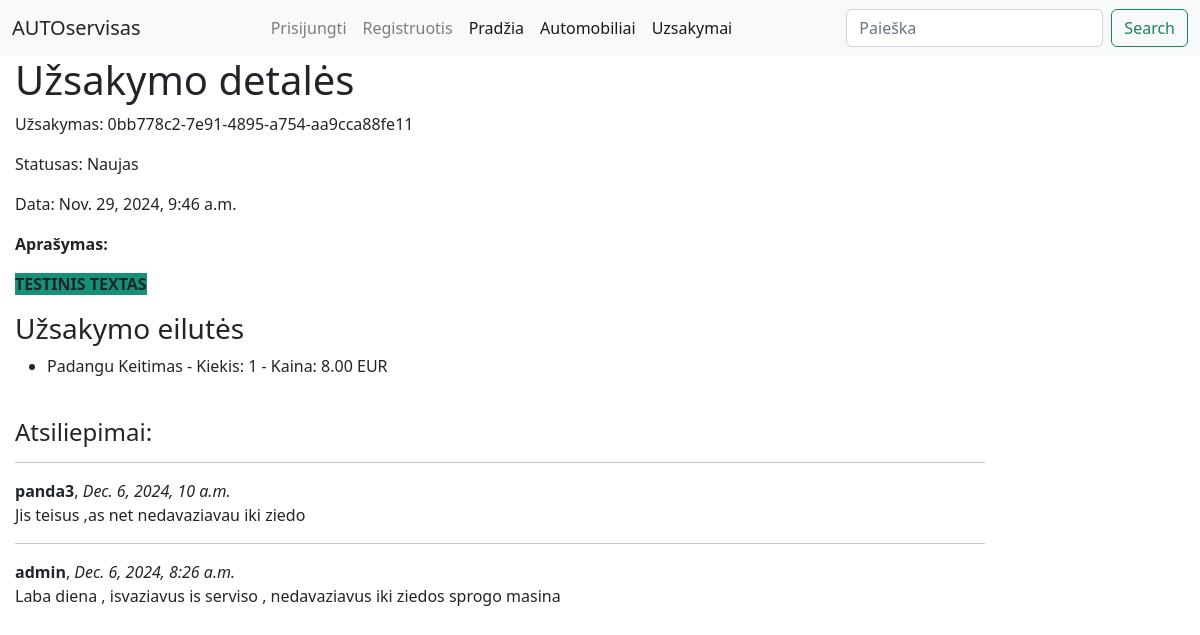
Screenshot of /autoservice/uzsakymas/0bb778c2-7e91-4895-a754-aa9cca88fe11/ with the database file from the repository.
### autoservice/models.py (models this page shows, shortened)
class Order(models.Model):
    STATUS_CHOICES = [
        ('NEW', 'Naujas'),
        ('IN_PROGRESS', 'Vykdomas'),
        ('COMPLETED', 'Užbaigtas'),
        ('CANCELLED', 'Atšauktas'),
    ]
    id = models.UUIDField(primary_key=True, default=uuid.uuid4, help_text='Unikalus užsakymo ID')
    customer = models.ForeignKey(User, on_delete=models.SET_NULL, null=True, blank=True)
    return_date = models.DateField(null=True, blank=True)
    date = models.DateTimeField('Data', help_text='Įveskite užsakymo datą')
    description = HTMLField('Aprašymas', blank=True, null=True, help_text="Įveskite automobilio modelio aprašymą")
    car = models.ForeignKey( Car, on_delete=models.SET_NULL, null=True, help_text='Pasirinkite automobilį, kuriam skirtas užsakymas')
    status = models.CharField(
        'Statusas',
        max_length=20,
        choices=STATUS_CHOICES,
        default='NEW',
        help_text='Pasirinkite užsakymo būseną'
    )
    class Meta:
        ordering = ['-date']
        verbose_name = 'Uzsakymas'
        verbose_name_plural = 'Uzsakymai'

class OrderLine(models.Model):
    order = models.ForeignKey(Order, on_delete=models.SET_NULL, null=True , help_text='Pasirinkite užsakymą, kuriam priskirta eilutė')
    service = models.ForeignKey(Service, on_delete=models.SET_NULL, null=True, help_text='Pasirinkite atliktą paslaugą')
    quantity = models.PositiveIntegerField('Kiekis', help_text='Įveskite atliktų paslaugų kiekį')
    class Meta:
        verbose_name = 'UzsakymoEilute'
        verbose_name_plural = 'UzsakymoEilutes'

class Service(models.Model):
    name = models.CharField('Paslauga', max_length=100, help_text='Įveskite paslaugos pavadinimą (pvz., Alyvos keitimas)')
    price = models.DecimalField('Kaina', max_digits=10, decimal_places=2, help_text='Įveskite paslaugos kainą (pvz., 50.00)')
    class Meta:
        verbose_name = 'Paslauga'
        verbose_name_plural = 'Paslaugos'

class OrderReview(models.Model):
    order = models.ForeignKey('Order', on_delete=models.SET_NULL, null=True, blank=True)
    reviewer = models.ForeignKey(User, on_delete=models.SET_NULL, null=True, blank=True)
    date_created = models.DateTimeField(auto_now_add=True)
    content = models.TextField('Atsiliepimas', max_length=2000)
    class Meta:
        verbose_name = "Atsiliepimas"
        verbose_name_plural = 'Atsiliepimai'
        ordering = ['-date_created']

### autoservice/views.py (the view, shortened to what this page needs)
# urls.py: path('uzsakymas/<uuid:order_id>/', views.order_detail, name='order_detail'),
def order_detail(request, order_id):
    order = get_object_or_404(Order, id=order_id)
    order_lines = OrderLine.objects.filter(order=order)
    form = OrderReviewForm(initial={'order': order, 'reviewer': request.user})
    reviews = order.orderreview_set.all()
    context = {
        'order': order,
        'order_lines': order_lines,
        'reviews': reviews,
        'form': form,
    }
    return render(request, 'order_detail.html', context)

### autoservice/forms.py
class OrderReviewForm(forms.ModelForm):
    class Meta:
        model = OrderReview
        fields = ('content', 'order', 'reviewer',)
        widgets = {'order': forms.HiddenInput(), 'reviewer': forms.HiddenInput()}

### autoservice/templates/order_detail.html (shortened to what this page needs)
{% extends "base.html" %}
{% block content %}
  <h1>Užsakymo detalės</h1>
  <p>Užsakymas: {{ order.id }}</p>
  <p>Statusas: {{ order.get_status_display }}</p>
  <p>Data: {{ order.date }}</p>
  <p><strong>Aprašymas:</strong></p>
    <div>{{ order.description|safe }}</div>
  <h3>Užsakymo eilutės</h3>
  <ul>
    {% for line in order_lines %}
      <li>{{ line.service.name }} - Kiekis: {{ line.quantity }} - Kaina: {{ line.service.price }} EUR</li>
    {% endfor %}
  </ul>
  <h4>Atsiliepimai:</h4>
  {% if reviews %}
    {% for review in reviews %}
      <hr>
      <strong>{{ review.reviewer }}</strong>, <em>{{ review.date_created}}</em>
      <p>{{ review.content }}</p>
    {% endfor %}
  {% else %}
    <p>Užsakymas neturi atsiliepimų</p>
  {% endif %}
{% endblock %}

### rows the page displays
Order: id "0bb778c2-7e91-4895-a754-aa9cca88fe11", status "Naujas", date "Nov. 29, 2024, 9:46 a.m.", description "TESTINIS TEXTAS"
OrderLine: service.name "Padangu Keitimas", quantity "1", service.price "8.00"
OrderReview: reviewer "panda3", date_created "Dec. 6, 2024, 10 a.m.", content "Jis teisus ,as net nedavaziavau iki ziedo"
OrderReview: reviewer "admin", date_created "Dec. 6, 2024, 8:26 a.m.", content "Laba diena , isvaziavus is serviso , nedavaziavus iki ziedos sprogo masina"
